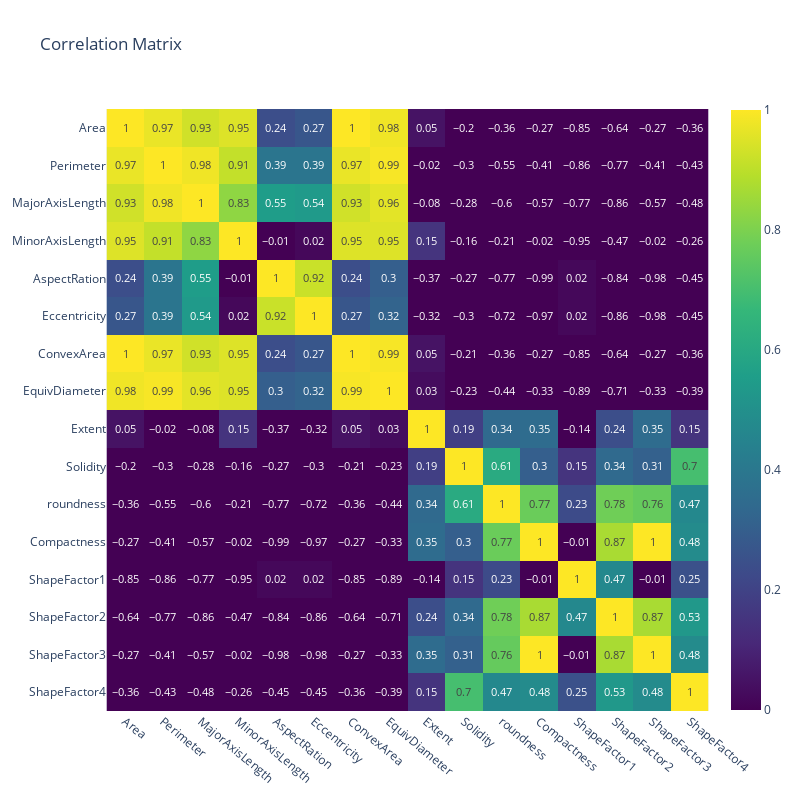

This figure's notebook cell:
### Code cell
#matrice de corrélation
import plotly.express as px
correlation =  round(df.corr(numeric_only = True),  ndigits=2)

fig = px.imshow(correlation,
                text_auto=True,
                color_continuous_scale = 'Viridis',
                range_color=(0, 1),
                title='Correlation Matrix',
                width=800,
                height=800
            )

fig.update_xaxes(tickangle=40)

fig.show()

### Figure 1 — Plotly figure (JSON) as saved in the notebook; plotly's stock layout.template omitted (floating-point values rounded to 4 significant figures; data arrays with more than 128 entries replaced by an {"elided": "..."} marker saying what was removed)
{"data": [{"coloraxis": "coloraxis", "hovertemplate": "x: %{x}<br>y: %{y}<br>color: %{z}<extra></extra>", "name": "0", "texttemplate": "%{z}", "type": "heatmap", "x": ["Area", "Perimeter", "MajorAxisLength", "MinorAxisLength", "AspectRation", "Eccentricity", "ConvexArea", "EquivDiameter", "Extent", "Solidity", "roundness", "Compactness", "ShapeFactor1", "ShapeFactor2", "ShapeFactor3", "ShapeFactor4"], "xaxis": "x", "y": ["Area", "Perimeter", "MajorAxisLength", "MinorAxisLength", "AspectRation", "Eccentricity", "ConvexArea", "EquivDiameter", "Extent", "Solidity", "roundness", "Compactness", "ShapeFactor1", "ShapeFactor2", "ShapeFactor3", "ShapeFactor4"], "yaxis": "y", "z": {"elided": "16x16 float values"}}], "layout": {"coloraxis": {"cmax": 1, "cmin": 0, "colorscale": [[0, "#440154"], [0.1111, "#482878"], [0.2222, "#3e4989"], [0.3333, "#31688e"], [0.4444, "#26828e"], [0.5556, "#1f9e89"], [0.6667, "#35b779"], [0.7778, "#6ece58"], [0.8889, "#b5de2b"], [1, "#fde725"]]}, "height": 800, "title": {"text": "Correlation Matrix"}, "width": 800, "xaxis": {"anchor": "y", "constrain": "domain", "domain": [0, 1], "scaleanchor": "y", "tickangle": 40}, "yaxis": {"anchor": "x", "autorange": "reversed", "constrain": "domain", "domain": [0, 1]}}}
